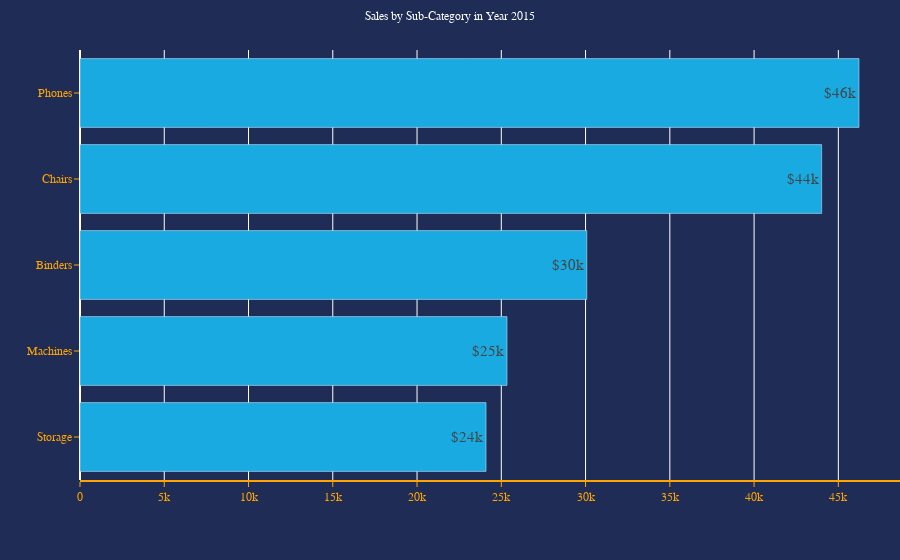

The notebook cell this image was saved under:
### Code cell
trace = go.Bar(
      x = sales2['Sales'],
      y = sales2['Sub-Category'],
      orientation='h',
      text = sales2['Sales'],
      texttemplate='$' + '%{text:.2s}',
      textposition= 'auto',
      marker=dict(color = '#19AAE1'),
      hoverinfo='text',
      hovertext=
            '<b>Year</b>: ' + sales2['Year'].astype(str) + '<br>' + \
            '<b>Segment</b>: ' + sales2['Segment'].astype(str) + '<br>'+ \
            '<b>Sub-Category</b>: ' + sales2['Sub-Category'].astype(str) + '<br>' + \
            '<b>Sales</b>: ' + sales2['Sales'].astype(str)
)

layout = go.Layout(
      plot_bgcolor='#1f2c56',
      paper_bgcolor='#1f2c56',
      title={
            'text':f"Sales by Sub-Category in Year {2015}",
            'y':0.98,
            'x':0.5,
            'xanchor':'center',
            'yanchor':'top'
      },
      titlefont={
            'color':'white',
            'size':12
      },
      hovermode='closest',
      margin=dict(t=50,r=0),
      xaxis=dict(
            title = '<b></b>',
            color ='orange',
            showline= True,
            showgrid = True,
            showticklabels = True,
            linecolor ='orange',
            linewidth = 2,
            ticks='outside',
            tickfont = dict(
                  family='Arial',
                  size= 12,
                  color= 'orange'
            ),
      
      ),
      yaxis=dict(
            title = '<b></b>',
            autorange = 'reversed',
            color ='orange',
            showline= False,
            showgrid = False,
            showticklabels = True,
            linecolor ='orange',
            linewidth = 2,
            ticks='outside',
            tickfont = dict(
                  family='Arial',
                  size= 12,
                  color= 'orange'
            )
      
      ),
      legend ={
            'orientation':'h',
            'bgcolor':'#1f2c56',
            'x':1.25,
            'y':0.5,
            'xanchor':'center',
            'yanchor':'top'
      },
      font = dict(
                family = "sans-serif",
                size = 15,
                color = 'white'),
)

data = [trace]
fig = go.Figure(data=data, layout=layout)
pio.show(fig)

### Figure 1 — Plotly figure (JSON) as saved in the notebook; plotly's stock layout.template omitted (floating-point values rounded to 4 significant figures)
{"data": [{"hoverinfo": "text", "hovertext": ["<b>Year</b>: 2015<br><b>Segment</b>: Consumer<br><b>Sub-Category</b>: Phones<br><b>Sales</b>: 46226.214", "<b>Year</b>: 2015<br><b>Segment</b>: Consumer<br><b>Sub-Category</b>: Chairs<br><b>Sales</b>: 44010.303", "<b>Year</b>: 2015<br><b>Segment</b>: Consumer<br><b>Sub-Category</b>: Binders<br><b>Sales</b>: 30074.898", "<b>Year</b>: 2015<br><b>Segment</b>: Consumer<br><b>Sub-Category</b>: Machines<br><b>Sales</b>: 25339.603", "<b>Year</b>: 2015<br><b>Segment</b>: Consumer<br><b>Sub-Category</b>: Storage<br><b>Sales</b>: 24094.7"], "marker": {"color": "#19AAE1"}, "orientation": "h", "text": [46230.0, 44010.0, 30070.0, 25340.0, 24090.0], "textposition": "auto", "texttemplate": "$%{text:.2s}", "type": "bar", "x": [46230.0, 44010.0, 30070.0, 25340.0, 24090.0], "y": ["Phones", "Chairs", "Binders", "Machines", "Storage"]}], "layout": {"font": {"color": "white", "family": "sans-serif", "size": 15}, "hovermode": "closest", "legend": {"bgcolor": "#1f2c56", "orientation": "h", "x": 1.25, "xanchor": "center", "y": 0.5, "yanchor": "top"}, "margin": {"r": 0, "t": 50}, "paper_bgcolor": "#1f2c56", "plot_bgcolor": "#1f2c56", "title": {"font": {"color": "white", "size": 12}, "text": "Sales by Sub-Category in Year 2015", "x": 0.5, "xanchor": "center", "y": 0.98, "yanchor": "top"}, "xaxis": {"color": "orange", "linecolor": "orange", "linewidth": 2, "showgrid": true, "showline": true, "showticklabels": true, "tickfont": {"color": "orange", "family": "Arial", "size": 12}, "ticks": "outside", "title": {"text": "<b></b>"}}, "yaxis": {"autorange": "reversed", "color": "orange", "linecolor": "orange", "linewidth": 2, "showgrid": false, "showline": false, "showticklabels": true, "tickfont": {"color": "orange", "family": "Arial", "size": 12}, "ticks": "outside", "title": {"text": "<b></b>"}}}}
